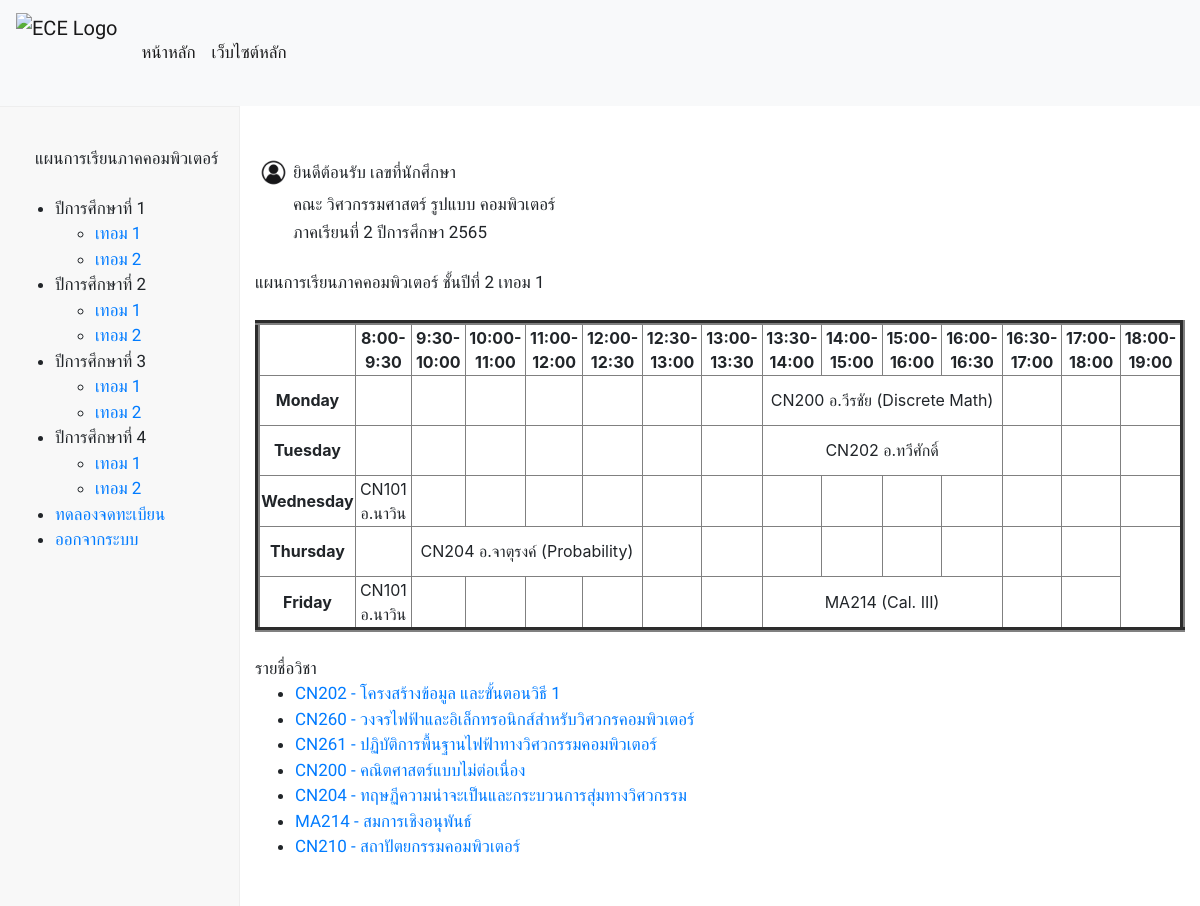
Page /two_termone/ on the committed database.
### database/models.py (models this page shows, shortened)
class Subject(models.Model):
    S_id = models.CharField(max_length=25)
    S_name = models.CharField(max_length=50)
    S_credits = models.FloatField()
    S_detail = models.TextField()
    S_teacher = models.ForeignKey(Person, on_delete=models.CASCADE)
    pre_id = models.ManyToManyField(
        'self', blank=True, symmetrical=False, related_name='presub')
    post_id = models.ManyToManyField(
        'self', blank=True, symmetrical=False, related_name='postsub')
    term = models.CharField(max_length=25,null=True, blank=True,)

### subjectenroller/views.py (the view)
# urls.py: path('two_termone/', views.two_termone , name="two_termone"),
def two_termone(request):
    skills = Skill.objects.all()
    subject = Subject.objects.all()
    context = {'skills': skills,'subject': subject,}
    return render(request, 'subjectenroller/two_termone.html', context)

### subjectenroller/templates/subjectenroller/two_termone.html (shortened to what this page needs)
{% extends "subjectenroller/layout.html" %}
{% load static %}
{% block body %}
    <br>
    <br>
    <div style="display: flex; flex-direction: column;">
        <div class="container">
            <div class="row">
              <div class="col-auto">
                <table style="width:100%">
                    <tr>
                        <th><img src="/static/image/user.jpg" alt="userlogo" width="35" height="35"></th>
                        <td><a>ยินดีต้อนรับ {{ request.session.name }}  เลขที่นักศึกษา {{ request.session.user_id }}</a></td>
                    </tr>
                    <tr>
                        <td></td>
                        <td><a>คณะ วิศวกรรมศาสตร์ รูปแบบ คอมพิวเตอร์</a></td>
                    </tr>
                    <tr>
                        <td></td>
                        <td><a>ภาคเรียนที่ 2 ปีการศึกษา 2565</a></td>
                    </tr>
                </table>
              </div>
              <div class="col-auto">
              </div>
            </div>
            <br>
            <a>แผนการเรียนภาคคอมพิวเตอร์  ชั้นปีที่ 2 เทอม 1</a>
            <br>
            <br>
            <table border="5" cellspacing="0" align="center">
                <tr>
                    <td align="center" height="50"
                        width="100"><br>
                    </td>
                    <td align="center" height="50"
                        width="100">
                        <b>8:00-9:30</b>
                    </td>
                    <td align="center" height="50"
                        width="100">
                        <b>9:30-10:00</b>
                    </td>
                    <td align="center" height="50"
                        width="100">
                        <b>10:00-11:00</b>
                    </td>
                    <td align="center" height="50"
                        width="100">
                        <b>11:00-12:00</b>
                    </td>
                    <td align="center" height="50"
                        width="100">
                        <b>12:00-12:30</b>
                    </td>
                    <td align="center" height="50"
                        width="100">
                        <b>12:30-13:00</b>
                    </td>
                    <td align="center" height="50"
                        width="100">
                        <b>13:00-13:30</b>
                    </td>
                    <td align="center" height="50"
                        width="100">
                        <b>13:30-14:00</b>
                    </td>
                    <td align="center" height="50"
                        width="100">
                        <b>14:00-15:00</b>
                    </td>
                    <td align="center" height="50"
                        width="100">
                        <b>15:00-16:00</b>
                    </td>
                    <td align="center" height="50"
                        width="100">
                        <b>16:00-16:30</b>
                    </td>
                    <td align="center" height="50"
                        width="100">
                        <b>16:30-17:00</b>
                    </td>
                    <td align="center" height="50"
                        width="100">
                        <b>17:00-18:00</b>
                    </td>
                    <td align="center" height="50"
                        width="100">
                        <b>18:00-19:00</b>
                    </td>
                </tr>
                <tr>
                    <td align="center" height="50">
                        <b>Monday</b></td>
                    <td align="center" height="50"></td>
                    <td align="center" height="50"></td>
                    <td align="center" height="50"></td>
                    <td align="center" height="50"></td>
                    <td align="center" height="50"></td>
                    <td align="center" height="50"></td>
                    <td align="center" height="50"></td>
                    <td colspan="4" align="center" height="50">CN200 อ.วีรชัย (Discrete Math)</td>
                    <td align="center" height="50"></td>
                    <td align="center" height="50"></td>
                    <td align="center" height="50"></td>
                </tr>
                <tr>
                    <td align="center" height="50">
                        <b>Tuesday</b>
                    </td>
                    <td align="center" height="50"></td>
                    <td align="center" height="50"></td>
                    <td align="center" height="50"></td>
                    <td align="center" height="50"></td>
                    <td align="center" height="50"></td>
                    <td align="center" height="50"></td>
                    <td align="center" height="50"></td>
                    <td colspan="4" align="center" height="50">CN202 อ.ทวีศักดิ์</td>
                    <td align="center" height="50"></td>
                    <td align="center" height="50"></td>
                    <td align="center" height="50"></td>
                </tr>
                <tr>
                    <td align="center" height="50">
                        <b>Wednesday</b>
                    </td>
                    <td align="center" height="50">CN101 อ.นาวิน</td>
                    <td align="center" height="50"></td>
                    <td align="center" height="50"></td>
                    <td align="center" height="50"></td>
                    <td align="center" height="50"></td>
                    <td align="center" height="50"></td>
                    <td align="center" height="50"></td>
                    <td align="center" height="50"></td>
                    <td align="center" height="50"></td>
                    <td align="center" height="50"></td>
                    <td align="center" height="50"></td>
                    <td align="center" height="50"></td>
                    <td align="center" height="50"></td>
                    <td align="center" height="50"></td>
                </tr>
                <tr>
                    <td align="center" height="50">
                        <b>Thursday</b>
                    </td>
                    <td align="center" height="50"></td>
                    <td colspan="4" align="center" height="50">CN204 อ.จาตุรงค์ (Probability)</td>
                    <td align="center" height="50"></td>
                    <td align="center" height="50"></td>
                    <td align="center" height="50"></td>
                    <td align="center" height="50"></td>
                    <td align="center" height="50"></td>
                    <td align="center" height="50"></td>
                    <td align="center" height="50"></td>
                    <td align="center" height="50"></td>
                </tr>
                <tr>
                    <td align="center" height="50">
                        <b>Friday</b>
                    </td>
                    <td align="center" height="50">CN101 อ.นาวิน</td>
                    <td align="center" height="50"></td>
                    <td align="center" height="50"></td>
                    <td align="center" height="50"></td>
                    <td align="center" height="50"></td>
                    <td align="center" height="50"></td>
                    <td align="center" height="50"></td>
                    <td colspan="4" align="center" height="50">MA214 (Cal. III)</td>
                    <td align="center" height="50"></td>
                    <td align="center" height="50"></td>
                </tr>
            </table>
        <br>
        <a>รายชื่อวิชา</a>
        <ul>
          {% for subject in subject %}
            {% if subject.term == '21' %}
            <li><a href="{% url 'detail' subject.S_id %}">{{ subject.S_id }} - {{ subject.S_name }}</a></li>
            {% endif %}
          {% endfor %}
        </ul>
{% endblock %}

### static/css/styles.css (style rules this page uses)
a { color: white; font-family: 'Prompt', sans-serif; font-size: 17px; position: relative; }

### rows in the picture
Subject: S_id "CN202", S_name "โครงสร้างข้อมูล และขั้นตอนวิธี 1"
Subject: S_id "CN260", S_name "วงจรไฟฟ้าและอิเล็กทรอนิกส์สำหรับวิศวกรคอมพิวเตอร์"
Subject: S_id "CN261", S_name "ปฏิบัติการพื้นฐานไฟฟ้าทางวิศวกรรมคอมพิวเตอร์"
Subject: S_id "CN200", S_name "คณิตศาสตร์แบบไม่ต่อเนื่อง"
Subject: S_id "CN204", S_name "ทฤษฏีความน่าจะเป็นและกระบวนการสุ่มทางวิศวกรรม"
Subject: S_id "MA214", S_name "สมการเชิงอนุพันธ์"
Subject: S_id "CN210", S_name "สถาปัตยกรรมคอมพิวเตอร์"
